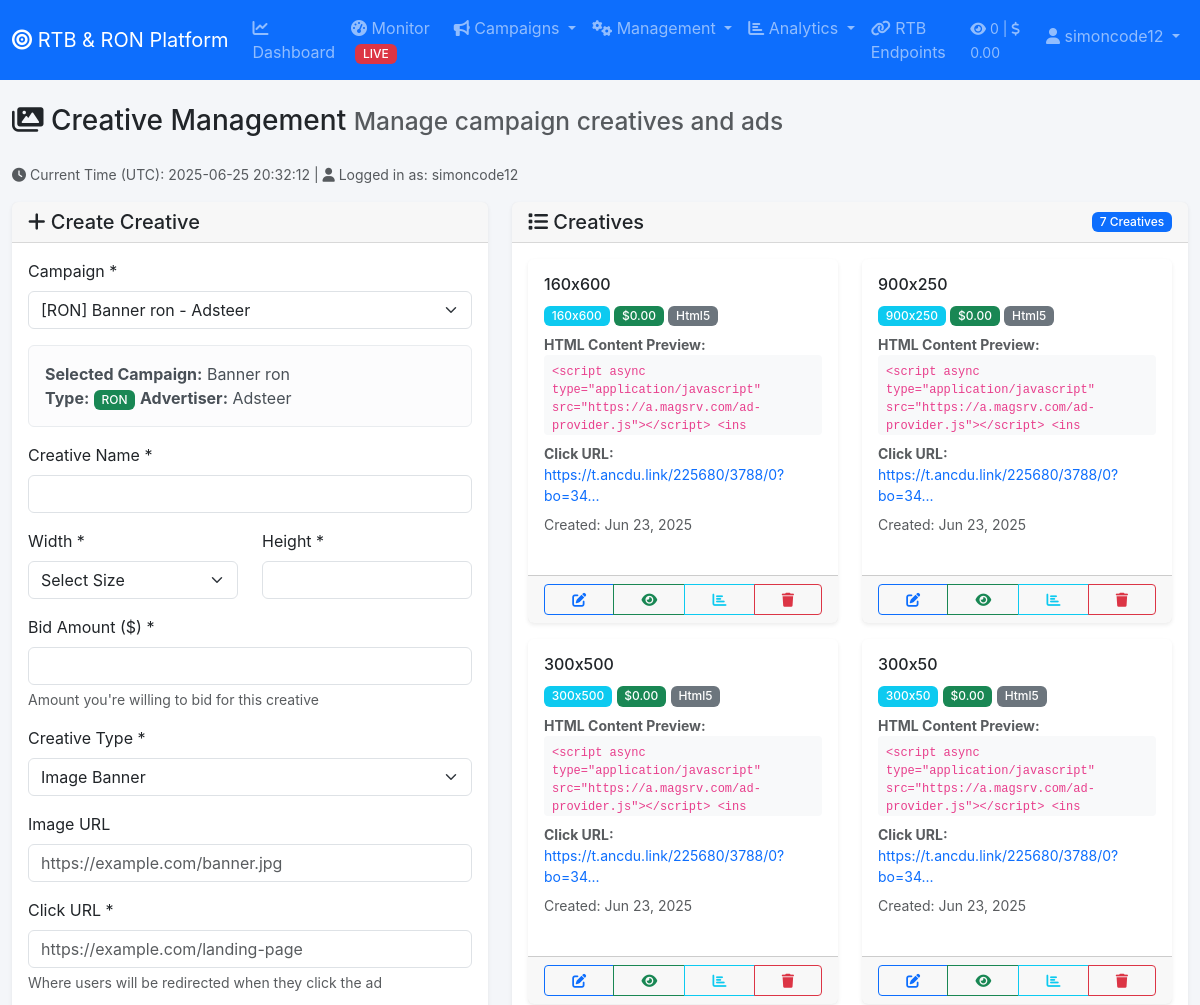
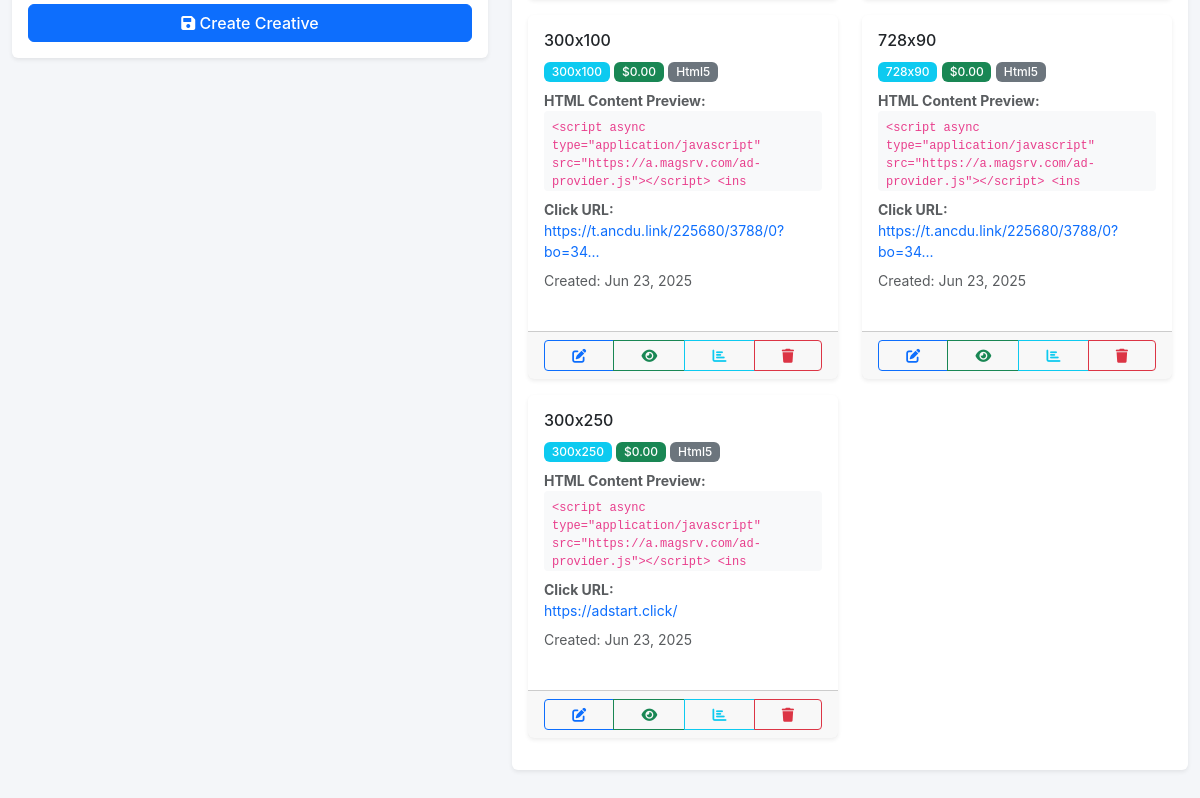
/admin/creative.php?campaign_id=6&type=ron (signed in), run on the app's committed database (2 pictures, top to bottom).
### tables this page shows
CREATE TABLE `campaigns` (
  `id` int(11) NOT NULL,
  `advertiser_id` int(11) DEFAULT NULL,
  `name` varchar(255) NOT NULL,
  `type` enum('rtb','ron') NOT NULL,
  `category_id` int(11) DEFAULT NULL,
  `bid_type` enum('cpm','cpc','cpv') DEFAULT 'cpm',
  `daily_budget` decimal(10,2) DEFAULT NULL,
  `total_budget` decimal(10,2) DEFAULT NULL,
  `daily_spent` decimal(10,2) DEFAULT 0.00,
  `total_spent` decimal(10,2) DEFAULT 0.00,
  `start_date` date DEFAULT NULL,
  `end_date` date DEFAULT NULL,
  `status` enum('active','paused','completed','pending') DEFAULT 'active',
  `endpoint_url` varchar(500) DEFAULT NULL,
  `target_countries` longtext DEFAULT NULL CHECK (json_valid(`target_countries`)),
  `target_browsers` longtext DEFAULT NULL CHECK (json_valid(`target_browsers`)),
  `target_devices` longtext DEFAULT NULL CHECK (json_valid(`target_devices`)),
  `target_os` longtext DEFAULT NULL CHECK (json_valid(`target_os`)),
  `ad_formats` longtext DEFAULT NULL CHECK (json_valid(`ad_formats`)),
  `banner_sizes` longtext DEFAULT NULL CHECK (json_valid(`banner_sizes`)),
  `created_at` timestamp NULL DEFAULT current_timestamp(),
  `updated_at` timestamp NULL DEFAULT current_timestamp() ON UPDATE current_timestamp()
);

CREATE TABLE `advertisers` (
  `id` int(11) NOT NULL,
  `name` varchar(255) NOT NULL,
  `email` varchar(100) DEFAULT NULL,
  `website` varchar(255) DEFAULT NULL,
  `contact_person` varchar(100) DEFAULT NULL,
  `phone` varchar(20) DEFAULT NULL,
  `balance` decimal(10,2) DEFAULT 0.00,
  `status` enum('active','inactive','pending') DEFAULT 'active',
  `created_at` timestamp NULL DEFAULT current_timestamp(),
  `updated_at` timestamp NULL DEFAULT current_timestamp() ON UPDATE current_timestamp(),
  `notes` text DEFAULT NULL
);

CREATE TABLE `creatives` (
  `id` int(11) NOT NULL,
  `campaign_id` int(11) DEFAULT NULL,
  `name` varchar(255) NOT NULL,
  `width` int(11) NOT NULL,
  `height` int(11) NOT NULL,
  `bid_amount` decimal(10,4) NOT NULL,
  `creative_type` enum('html5','image','video','third_party','rtb_external') DEFAULT 'image',
  `endpoint_url` varchar(500) DEFAULT NULL,
  `image_url` varchar(500) DEFAULT NULL,
  `video_url` varchar(500) DEFAULT NULL,
  `html_content` text DEFAULT NULL,
  `click_url` varchar(500) NOT NULL,
  `status` enum('active','inactive','pending','rejected') DEFAULT 'active',
  `created_at` timestamp NULL DEFAULT current_timestamp(),
  `updated_at` timestamp NULL DEFAULT current_timestamp() ON UPDATE current_timestamp(),
  `all_sizes` tinyint(1) NOT NULL DEFAULT 0
);

### admin/creative.php (the view, shortened to what the rows shown need)
<?php
include 'includes/header.php';
$campaign_id = $_GET['campaign_id'] ?? null;
$campaign = null;
if ($campaign_id) {
    $stmt = $pdo->prepare("SELECT c.*, a.name as advertiser_name FROM campaigns c LEFT JOIN advertisers a ON c.advertiser_id = a.id WHERE c.id = ?");
    $stmt->execute([$campaign_id]);
    $campaign = $stmt->fetch();
}
$creatives = [];
if ($campaign_id) {
    $stmt = $pdo->prepare("SELECT * FROM creatives WHERE campaign_id = ? ORDER BY created_at DESC");
    $stmt->execute([$campaign_id]);
    $creatives = $stmt->fetchAll();
}
?>
<div class="row">
    <div class="col-12">
        <h1 class="h3 mb-4">
            <i class="fas fa-images"></i> Creative Management
            <small class="text-muted">Manage campaign creatives and ads</small>
        </h1>
    </div>
</div>
<div class="row">
    <div class="col-lg-5 mb-4">
        <div class="card">
            <div class="card-body">
                <form method="POST" id="creativeForm">
                    <div class="mb-3">
                        <label for="campaign_id" class="form-label">Campaign *</label>
                        <select class="form-select" id="campaign_id" name="campaign_id" required>
                        </select>
                    </div>
                    <?php if ($campaign): ?>
                        <div class="alert alert-light">
                            <strong>Selected Campaign:</strong> <?php echo htmlspecialchars($campaign['name']); ?><br>
                            <strong>Type:</strong> <span class="badge bg-<?php echo $campaign['type'] == 'rtb' ? 'primary' : 'success'; ?>"><?php echo strtoupper($campaign['type']); ?></span>
                            <strong>Advertiser:</strong> <?php echo htmlspecialchars($campaign['advertiser_name']); ?>
                        </div>
                        <div class="mb-3">
                            <label for="name" class="form-label">Creative Name *</label>
                            <input type="text" class="form-control" id="name" name="name" required>
                        </div>
                        <div class="row">
                            <div class="col-6 mb-3">
                                <label for="width" class="form-label">Width *</label>
                                <select class="form-select" id="width" name="width" required onchange="updateHeight()">
                                    <option value="">Select Size</option>
                                </select>
                            </div>
                            <div class="col-6 mb-3">
                                <label for="height" class="form-label">Height *</label>
                                <input type="number" class="form-control" id="height" name="height" required readonly>
                            </div>
                        </div>
                        <div class="mb-3">
                            <label for="bid_amount" class="form-label">
                                Bid Amount ($)
                                <?php if ($campaign['type'] != 'rtb'): ?>
                                    *
                                <?php else: ?>
                                    <span class="text-muted">(Optional for RTB)</span>
                                <?php endif; ?>
                            </label>
                            <input type="number" class="form-control" id="bid_amount" name="bid_amount"
                                   step="0.0001" min="0"
                                   <?php echo ($campaign['type'] != 'rtb') ? 'required' : ''; ?>
                                   placeholder="<?php echo ($campaign['type'] == 'rtb') ? 'Leave empty for default RTB bid' : ''; ?>">
                            <div class="form-text">
                                <?php if ($campaign['type'] == 'rtb'): ?>
                                    For RTB campaigns, bid amount is optional. If left empty, a default minimal bid will be used.
                                <?php else: ?>
                                    Amount you're willing to bid for this creative
                                <?php endif; ?>
                            </div>
                        </div>
                        <?php if ($campaign['type'] != 'rtb' || empty($campaign['endpoint_url'])): ?>
                            <?php if ($campaign['type'] != 'rtb'): ?>
                                <div class="mb-3">
                                    <label for="creative_type" class="form-label">Creative Type *</label>
                                    <select class="form-select" id="creative_type" name="creative_type" required onchange="toggleCreativeFields()">
                                        <option value="image">Image Banner</option>
                                    </select>
                                </div>
                            <?php endif; ?>
                            <div id="image_fields" class="creative-fields" <?php echo ($campaign['type'] == 'rtb') ? '' : 'style="display: block;"'; ?>>
                                <div class="mb-3">
                                    <label for="image_url" class="form-label">Image URL <?php echo ($campaign['type'] == 'rtb' && empty($campaign['endpoint_url'])) ? '*' : ''; ?></label>
                                    <input type="url" class="form-control" id="image_url" name="image_url"
                                           placeholder="https://example.com/banner.jpg">
                                </div>
                            </div>
                            <div class="mb-3">
                                <label for="click_url" class="form-label">Click URL *</label>
                                <input type="url" class="form-control" id="click_url" name="click_url" required
                                       placeholder="https://example.com/landing-page">
                                <div class="form-text">Where users will be redirected when they click the ad</div>
                            </div>
                        <?php endif; ?>
                        <button type="submit" class="btn btn-primary w-100">
                            <i class="fas fa-save"></i> Create Creative
                        </button>
                    <?php endif; ?>
                </form>
            </div>
        </div>
    </div>
    <div class="col-lg-7 mb-4">
        <div class="card">
            <div class="card-body">
                <?php if (!$campaign): ?>
                    <div class="text-center py-4">
                        <i class="fas fa-images fa-3x text-muted mb-3"></i>
                        <p class="text-muted">Select a campaign to view and manage creatives.</p>
                    </div>
                <?php else: ?>
                    <div class="row">
                        <?php foreach ($creatives as $creative): ?>
                            <div class="col-md-6 mb-3">
                                <div class="card h-100">
                                    <div class="card-body">
                                        <h6 class="card-title"><?php echo htmlspecialchars($creative['name']); ?></h6>
                                        <div class="mb-2">
                                            <span class="badge bg-info"><?php echo $creative['width']; ?>x<?php echo $creative['height']; ?></span>
                                            <?php if ($creative['bid_amount'] > 0): ?>
                                                <span class="badge bg-success"><?php echo formatCurrency($creative['bid_amount']); ?></span>
                                            <?php else: ?>
                                                <span class="badge bg-secondary">Default Bid</span>
                                            <?php endif; ?>
                                            <span class="badge bg-secondary"><?php echo ucfirst(str_replace('_', ' ', $creative['creative_type'])); ?></span>
                                        </div>
                                        <?php if ($creative['creative_type'] == 'rtb_external'): ?>
                                            <div class="mb-2 alert alert-secondary">
                                                <i class="fas fa-exchange-alt"></i> RTB External Content<br>
                                                <small class="text-muted">Creative content will be provided dynamically by the RTB endpoint</small>
                                            </div>
                                        <?php elseif (in_array($creative['creative_type'], ['html5', 'third_party']) && $creative['html_content']): ?>
                                            <div class="mb-2">
                                                <div class="text-muted small">
                                                    <strong>HTML Content Preview:</strong><br>
                                                    <code class="d-block p-2 bg-light" style="max-height: 80px; overflow: auto; font-size: 0.75rem;">
                                                        <?php echo htmlspecialchars(substr($creative['html_content'], 0, 200) . (strlen($creative['html_content']) > 200 ? '...' : '')); ?>
                                                    </code>
                                                </div>
                                            </div>
                                        <?php endif; ?>
                                        <?php if ($creative['creative_type'] != 'rtb_external' || ($creative['creative_type'] == 'rtb_external' && $creative['click_url'] != 'https://rtb.placeholder.url')): ?>
                                            <div class="text-muted small mb-2">
                                                <strong>Click URL:</strong><br>
                                                <a href="<?php echo htmlspecialchars($creative['click_url']); ?>" target="_blank" class="text-decoration-none">
                                                    <?php echo htmlspecialchars(substr($creative['click_url'], 0, 40) . (strlen($creative['click_url']) > 40 ? '...' : '')); ?>
                                                </a>
                                            </div>
                                        <?php endif; ?>
                                        <div class="text-muted small">
                                            Created: <?php echo date('M j, Y', strtotime($creative['created_at'])); ?>
                                        </div>
                                    </div>
                                    <div class="card-footer">
                                        <div class="btn-group btn-group-sm w-100">
                                            <button class="btn btn-outline-primary btn-edit"
                                                    data-creative-id="<?php echo $creative['id']; ?>"
                                                    data-creative-name="<?php echo htmlspecialchars($creative['name']); ?>"
                                                    data-creative-bid="<?php echo $creative['bid_amount']; ?>"
                                                    data-creative-click="<?php echo htmlspecialchars($creative['click_url']); ?>"
                                                    data-bs-toggle="tooltip" title="Edit">
                                                <i class="fas fa-edit"></i>
                                            </button>
                                            <button class="btn btn-outline-success btn-preview"
                                                    data-creative-id="<?php echo $creative['id']; ?>"
                                                    data-bs-toggle="tooltip" title="Preview">
                                                <i class="fas fa-eye"></i>
                                            </button>
                                            <button class="btn btn-outline-info btn-stats"
                                                    data-creative-id="<?php echo $creative['id']; ?>"
                                                    data-bs-toggle="tooltip" title="Stats">
                                                <i class="fas fa-chart-bar"></i>
                                            </button>
                                            <button class="btn btn-outline-danger btn-delete"
                                                    data-creative-id="<?php echo $creative['id']; ?>"
                                                    data-creative-name="<?php echo htmlspecialchars($creative['name']); ?>"
                                                    data-bs-toggle="tooltip" title="Delete">
                                                <i class="fas fa-trash"></i>
                                            </button>
                                        </div>
                                    </div>
                                </div>
                            </div>
                        <?php endforeach; ?>
                    </div>
                <?php endif; ?>
            </div>
        </div>
    </div>
</div>
<?php include 'includes/footer.php'; ?>

### data on the page
campaigns: name "Banner ron", type "RON", advertiser.name "Adsteer"
creatives: name "160x600", width "160", height "600", bid_amount "$0.00", creative_type "Html5", html_content "<script async type=\"application/javascript\" src=\"https://a.magsrv.com/ad-provider.js\"></script> <ins…", click_url "https://t.ancdu.link/225680/3788/0?bo=34...", created_at "Jun 23, 2025"
creatives: name "900x250", width "900", height "250", bid_amount "$0.00", creative_type "Html5", html_content "<script async type=\"application/javascript\" src=\"https://a.magsrv.com/ad-provider.js\"></script> <ins…", click_url "https://t.ancdu.link/225680/3788/0?bo=34...", created_at "Jun 23, 2025"
creatives: name "300x500", width "300", height "500", bid_amount "$0.00", creative_type "Html5", html_content "<script async type=\"application/javascript\" src=\"https://a.magsrv.com/ad-provider.js\"></script> <ins…", click_url "https://t.ancdu.link/225680/3788/0?bo=34...", created_at "Jun 23, 2025"
creatives: name "300x50", width "300", height "50", bid_amount "$0.00", creative_type "Html5", html_content "<script async type=\"application/javascript\" src=\"https://a.magsrv.com/ad-provider.js\"></script> <ins…", click_url "https://t.ancdu.link/225680/3788/0?bo=34...", created_at "Jun 23, 2025"
creatives: name "300x100", width "300", height "100", bid_amount "$0.00", creative_type "Html5", html_content "<script async type=\"application/javascript\" src=\"https://a.magsrv.com/ad-provider.js\"></script> <ins…", click_url "https://t.ancdu.link/225680/3788/0?bo=34...", created_at "Jun 23, 2025"
creatives: name "728x90", width "728", height "90", bid_amount "$0.00", creative_type "Html5", html_content "<script async type=\"application/javascript\" src=\"https://a.magsrv.com/ad-provider.js\"></script> <ins…", click_url "https://t.ancdu.link/225680/3788/0?bo=34...", created_at "Jun 23, 2025"
creatives: name "300x250", width "300", height "250", bid_amount "$0.00", creative_type "Html5", html_content "<script async type=\"application/javascript\" src=\"https://a.magsrv.com/ad-provider.js\"></script> <ins…", click_url "https://adstart.click/", created_at "Jun 23, 2025"

### other printed values
$today_stats['impressions'] "0"
$today_stats['revenue'] "0.00"
$_SESSION['username'] "simoncode12"
$current_timestamp "2025-06-25 20:32:12"
$current_user "simoncode12"
count($creatives) "7"
